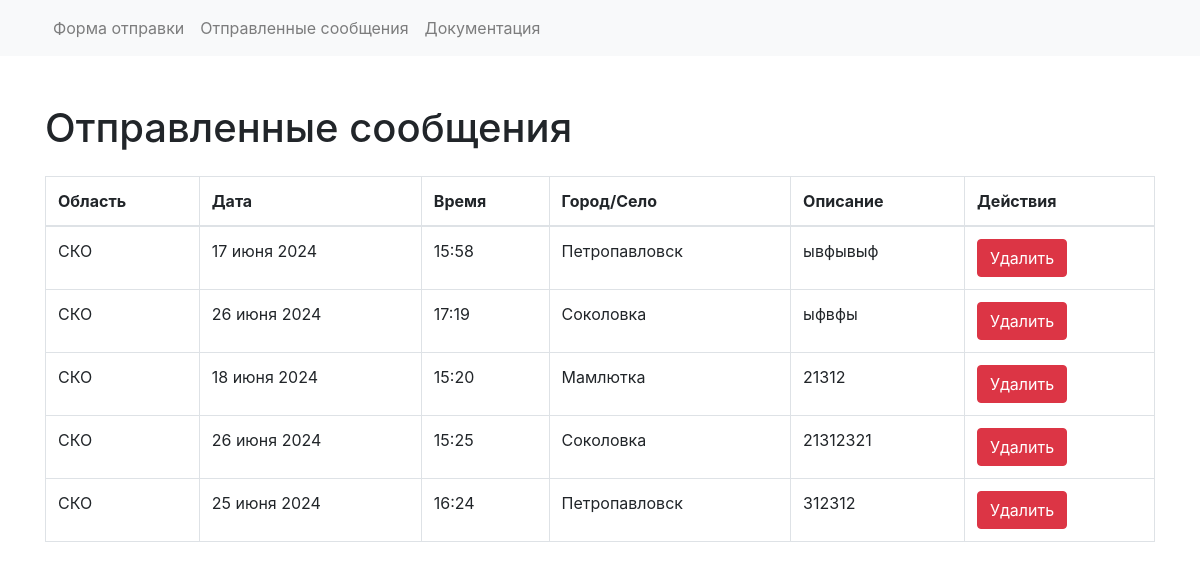
The page /messages on the database its author committed.
### app.py (models this page shows)
class Message(db.Model):
    id = db.Column(db.Integer, primary_key=True)
    region = db.Column(db.String(50), nullable=False)
    date = db.Column(db.String(50), nullable=False)
    time = db.Column(db.String(50), nullable=False)
    location = db.Column(db.String(50), nullable=False)
    description = db.Column(db.Text, nullable=False)
    message_id = db.Column(db.Integer, nullable=False)

### app.py (the view)
@app.route('/messages')
def view_messages():
    messages = Message.query.all()
    return render_template('messages.html', messages=messages)

### templates/messages.html (shortened to what this page needs)
<!DOCTYPE html>
<html lang="en">
<head>
    <link href="https://maxcdn.bootstrapcdn.com/bootstrap/4.5.2/css/bootstrap.min.css" rel="stylesheet">
</head>
<body>
{% include 'includes/navbar.html' %}
<div class="container mt-5">
    <h1 class="mb-4">Отправленные сообщения</h1>
    <table class="table table-bordered">
        <thead>
        <tr>
            <th>Область</th>
            <th>Дата</th>
            <th>Время</th>
            <th>Город/Село</th>
            <th>Описание</th>
            <th>Действия</th>
        </tr>
        </thead>
        <tbody>
        {% for message in messages %}
            <tr>
                <td>{{ message.region }}</td>
                <td>{{ message.date }}</td>
                <td>{{ message.time }}</td>
                <td>{{ message.location }}</td>
                <td>{{ message.description }}</td>
                <td>
                    <form action="/delete_message/{{ message.id }}" method="POST"
                          onsubmit="return confirm('Вы уверены, что хотите удалить это сообщение?');">
                        <button type="submit" class="btn btn-danger">Удалить</button>
                    </form>
                </td>
            </tr>
        {% endfor %}
        </tbody>
    </table>
</div>
</body>
</html>

### templates/includes/navbar.html (shortened to what this page needs)
<nav class="navbar navbar-expand-lg navbar-light bg-light">
    <div class="container">
        <div class="collapse navbar-collapse" id="navbarNav">
            <ul class="navbar-nav">
                <li class="nav-item">
                    <a class="nav-link" href="/">Форма отправки</a>
                </li>
                <li class="nav-item">
                    <a class="nav-link" href="/messages">Отправленные сообщения</a>
                </li>
                <li class="nav-item">
                    <a class="nav-link" href="/docs">Документация</a>
                </li>
            </ul>
        </div>
    </div>
</nav>

### rows shown on the page
Message: region "СКО", date "17 июня 2024", time "15:58", location "Петропавловск", description "ывфывыф"
Message: region "СКО", date "26 июня 2024", time "17:19", location "Соколовка", description "ыфвфы"
Message: region "СКО", date "18 июня 2024", time "15:20", location "Мамлютка", description "21312"
Message: region "СКО", date "26 июня 2024", time "15:25", location "Соколовка", description "21312321"
Message: region "СКО", date "25 июня 2024", time "16:24", location "Петропавловск", description "312312"
